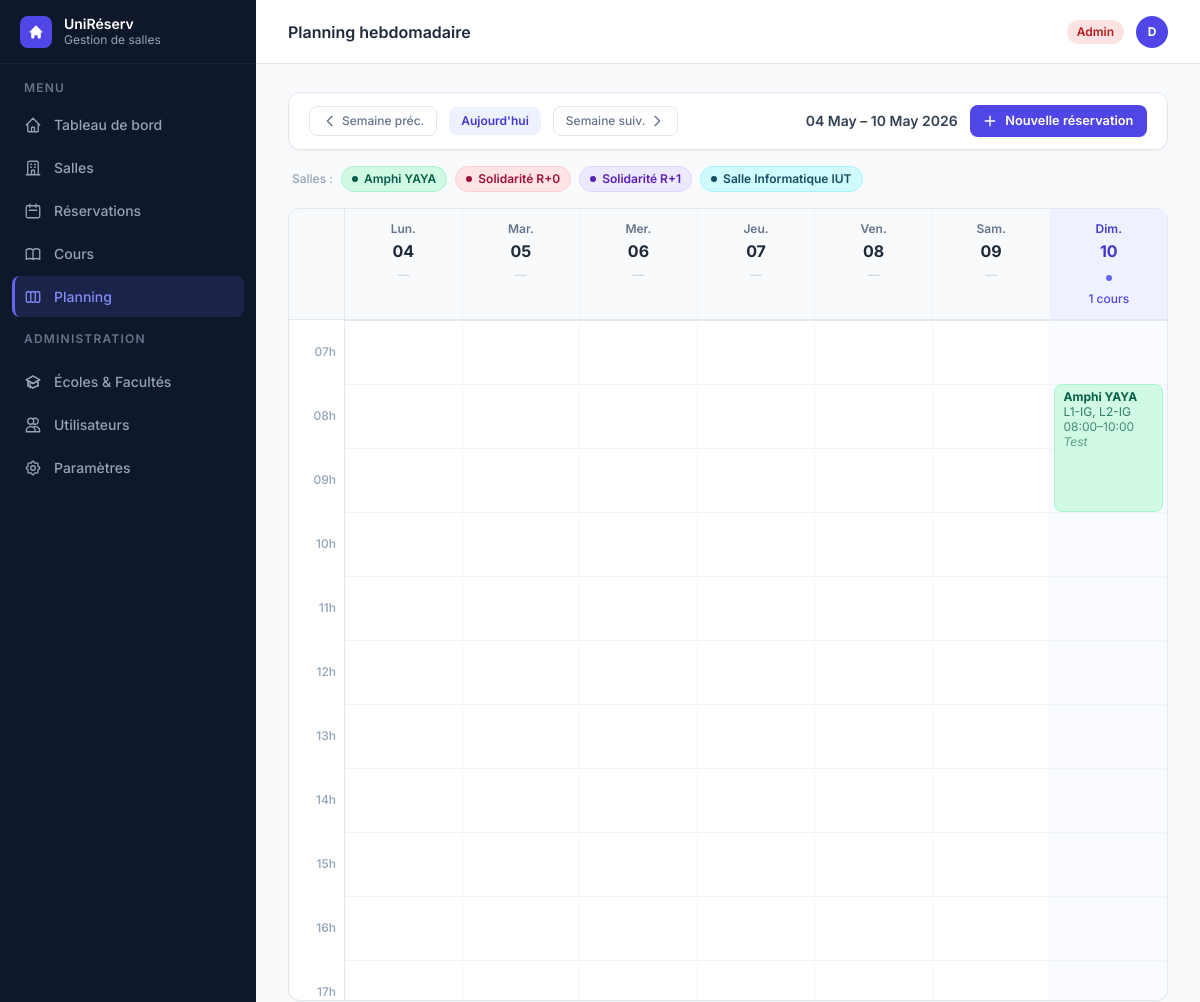
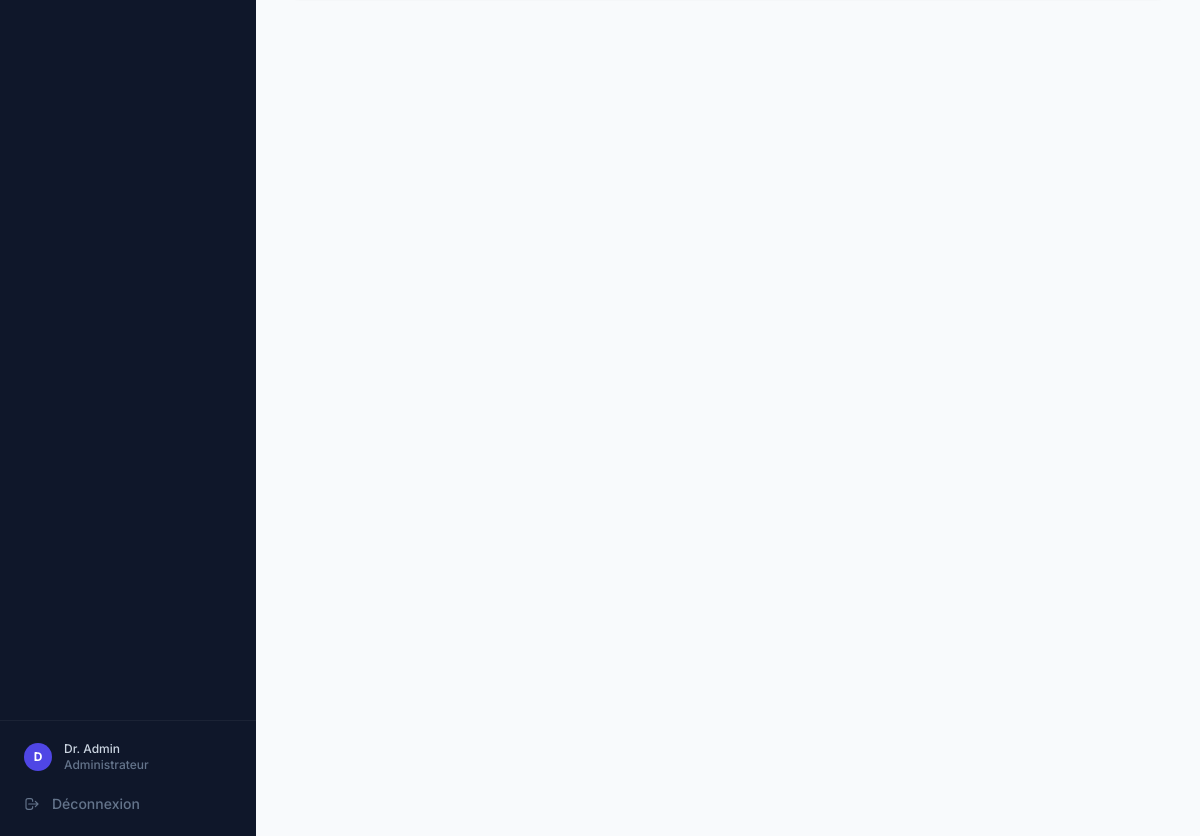
Page /planning (signed in) on the committed database (2 pictures, top to bottom).
### tables this page shows
CREATE TABLE utilisateurs (
            id               INTEGER PRIMARY KEY,
            nom              TEXT    NOT NULL,
            email            TEXT    NOT NULL UNIQUE,
            login            TEXT    NOT NULL UNIQUE,
            mot_de_passe     TEXT    NOT NULL,
            role             TEXT    NOT NULL,
            date_inscription TEXT    NOT NULL,
            matricule        TEXT,
            classe           TEXT,
            matiere          TEXT
        , ecole_id INTEGER, unite_formation_id INTEGER);

CREATE TABLE reservations (
            id              INTEGER PRIMARY KEY,
            salle_id        INTEGER NOT NULL,
            responsable_id  INTEGER NOT NULL,
            classe          TEXT    NOT NULL,
            date            TEXT    NOT NULL,
            heure_debut     TEXT    NOT NULL,
            heure_fin       TEXT    NOT NULL,
            matiere         TEXT    DEFAULT '',
            statut          TEXT    NOT NULL DEFAULT 'en_attente',
            date_creation   TEXT    NOT NULL, enseignant_id INTEGER,
            FOREIGN KEY (salle_id)       REFERENCES salles(id),
            FOREIGN KEY (responsable_id) REFERENCES utilisateurs(id)
        );

CREATE TABLE salles (
            id          INTEGER PRIMARY KEY,
            nom         TEXT    NOT NULL UNIQUE,
            capacite    INTEGER NOT NULL,
            equipements TEXT    NOT NULL DEFAULT '[]',
            disponible  INTEGER NOT NULL DEFAULT 1
        );

### gestion de salle/app.py (the view)
@app.route("/planning")
@login_required
def planning():
    bd, utilisateurs, salles_dict, toutes = get_data()
    debut_str = request.args.get("debut", "")
    try:
        debut_semaine = date.fromisoformat(debut_str)
    except ValueError:
        debut_semaine = date.today()
    debut_semaine -= timedelta(days=debut_semaine.weekday())  # → lundi
    fin_semaine = debut_semaine + timedelta(days=6)
    role      = session.get("user_role")
    u_courant = utilisateurs.get(session["user_id"])
    if role == "etudiant" and u_courant:
        classe    = getattr(u_courant, "classe", "")
        pool      = [r for r in toutes if r.classe == classe]
    else:
        pool = list(toutes)
    pool = [r for r in pool
            if debut_semaine <= r.date <= fin_semaine
            and r.statut in (StatutReservation.CONFIRMEE, StatutReservation.EN_ATTENTE)]
    HEURE_DEBUT   = 7
    HEURE_FIN     = 21
    HAUTEUR_HEURE = 64   # px
    noms_jours    = ["Lun.", "Mar.", "Mer.", "Jeu.", "Ven.", "Sam.", "Dim."]
    jours = []
    for i in range(7):
        d     = debut_semaine + timedelta(days=i)
        blocs = []
        for r in sorted(pool, key=lambda r: r.heure_debut):
            if r.date != d:
                continue
            dh = r.heure_debut.hour + r.heure_debut.minute / 60
            fh = r.heure_fin.hour   + r.heure_fin.minute   / 60
            top    = max(0, (dh - HEURE_DEBUT) * HAUTEUR_HEURE)
            height = max(28, (fh - dh) * HAUTEUR_HEURE)
            blocs.append({
                "r":      r,
                "top":    round(top),
                "height": round(height),
                "c":      COULEURS_SALLES[r.salle.id % len(COULEURS_SALLES)],
            })
        jours.append({
            "date":          d,
            "label":         noms_jours[i],
            "est_aujourd_hui": d == date.today(),
            "blocs":         blocs,
        })
    return render_template(
        "planning.html", active="planning",
        jours=jours,
        debut_semaine=debut_semaine,
        fin_semaine=fin_semaine,
        prev_semaine=(debut_semaine - timedelta(weeks=1)).isoformat(),
        next_semaine=(debut_semaine + timedelta(weeks=1)).isoformat(),
        grille_heures=list(range(HEURE_DEBUT, HEURE_FIN + 1)),
        hauteur_grille=(HEURE_FIN - HEURE_DEBUT) * HAUTEUR_HEURE,
        HAUTEUR_HEURE=HAUTEUR_HEURE,
        salles=list(salles_dict.values()),
        COULEURS_SALLES=COULEURS_SALLES,
        peut_gerer=peut_gerer_reservations(),
        StatutReservation=StatutReservation,
    )

### gestion de salle/templates/planning.html (shortened to what this page needs)
{% extends "base.html" %}
{% block heading %}Planning hebdomadaire{% endblock %}
{% block content %}
<div class="space-y-4">
  <div class="bg-white rounded-xl border border-slate-200 shadow-sm px-5 py-3 flex items-center justify-between gap-4">
    <div class="flex items-center gap-3">
      <a href="{{ url_for('planning', debut=prev_semaine) }}"
         class="inline-flex items-center gap-1 px-3 py-1.5 rounded-lg border border-slate-200 text-slate-500 hover:bg-slate-50 text-xs font-medium transition">
        <svg class="w-4 h-4" fill="none" stroke="currentColor" stroke-width="2" viewBox="0 0 24 24"><path stroke-linecap="round" stroke-linejoin="round" d="M15 19l-7-7 7-7"/></svg>
        Semaine préc.
      </a>
      <a href="{{ url_for('planning') }}"
         class="inline-flex items-center gap-1 px-3 py-1.5 rounded-lg bg-indigo-50 hover:bg-indigo-100 text-indigo-700 text-xs font-semibold transition">
        Aujourd'hui
      </a>
      <a href="{{ url_for('planning', debut=next_semaine) }}"
         class="inline-flex items-center gap-1 px-3 py-1.5 rounded-lg border border-slate-200 text-slate-500 hover:bg-slate-50 text-xs font-medium transition">
        Semaine suiv.
        <svg class="w-4 h-4" fill="none" stroke="currentColor" stroke-width="2" viewBox="0 0 24 24"><path stroke-linecap="round" stroke-linejoin="round" d="M9 5l7 7-7 7"/></svg>
      </a>
    </div>
    <div class="flex items-center gap-3">
      <span class="text-sm font-semibold text-slate-700">
        {{ debut_semaine.strftime('%d %b') }} – {{ fin_semaine.strftime('%d %b %Y') }}
      </span>
      {% if peut_gerer %}
      <a href="{{ url_for('reservation_ajouter') }}" class="btn-primary" style="font-size:0.8rem;padding:0.4rem 0.85rem">
        <svg class="w-3.5 h-3.5" fill="none" stroke="currentColor" stroke-width="2.5" viewBox="0 0 24 24"><path stroke-linecap="round" stroke-linejoin="round" d="M12 4v16m8-8H4"/></svg>
        Nouvelle réservation
      </a>
      {% endif %}
    </div>
  </div>
  {% if salles %}
  <div class="flex flex-wrap items-center gap-2 px-1">
    <span class="text-xs text-slate-400 font-medium">Salles :</span>
    {% for s in salles %}
    {% set c = COULEURS_SALLES[s.id % COULEURS_SALLES|length] %}
    <span class="inline-flex items-center gap-1.5 px-2.5 py-1 rounded-full text-xs font-semibold border"
          style="background:{{ c.bg }}; color:{{ c.text }}; border-color:{{ c.border }}">
      <span class="w-1.5 h-1.5 rounded-full" style="background:{{ c.text }}"></span>
      {{ s.nom }}
    </span>
    {% endfor %}
  </div>
  {% endif %}
  <div class="bg-white rounded-xl border border-slate-200 shadow-sm overflow-hidden">
    <div class="flex border-b border-slate-200 bg-slate-50">
      <div class="w-14 shrink-0 border-r border-slate-200"></div>
      {% for j in jours %}
      <div class="flex-1 px-2 py-3 text-center border-r border-slate-100 last:border-0
        {% if j.est_aujourd_hui %}bg-indigo-50{% endif %}">
        <p class="text-xs font-semibold {% if j.est_aujourd_hui %}text-indigo-700{% else %}text-slate-500{% endif %}">
          {{ j.label }}
        </p>
        <p class="text-base font-bold {% if j.est_aujourd_hui %}text-indigo-700{% else %}text-slate-800{% endif %} mt-0.5">
          {{ j.date.strftime('%d') }}
        </p>
        {% if j.est_aujourd_hui %}
        <span class="w-1.5 h-1.5 rounded-full bg-indigo-500 inline-block mt-0.5"></span>
        {% endif %}
        <p class="text-xs font-medium mt-1 {% if j.blocs %}text-indigo-600{% else %}text-slate-300{% endif %}">
          {% if j.blocs %}{{ j.blocs|length }} cours{% else %}—{% endif %}
        </p>
      </div>
      {% endfor %}
    </div>
    <div class="flex overflow-x-auto" style="max-height: 680px; overflow-y: auto;">
      <div class="w-14 shrink-0 border-r border-slate-200 relative"
           style="height: {{ hauteur_grille }}px">
        {% for h in grille_heures %}
        <div class="absolute w-full flex items-center justify-end pr-2"
             style="top: {{ (h - grille_heures[0]) * HAUTEUR_HEURE }}px; height: {{ HAUTEUR_HEURE }}px">
          <span class="text-xs text-slate-400 font-medium">{{ '%02d'|format(h) }}h</span>
        </div>
        {% endfor %}
      </div>
      {% for j in jours %}
      <div class="flex-1 relative border-r border-slate-100 last:border-0 min-w-0
        {% if j.est_aujourd_hui %}bg-indigo-50/30{% endif %}"
           style="height: {{ hauteur_grille }}px; min-width: 110px">
        {% for h in grille_heures %}
        <div class="absolute w-full border-t {% if loop.first %}border-slate-200{% else %}border-slate-100{% endif %}"
             style="top: {{ (h - grille_heures[0]) * HAUTEUR_HEURE }}px"></div>
        {% endfor %}
        {% for b in j.blocs %}
        <a href="{{ url_for('reservations') }}"
           class="absolute left-1 right-1 rounded-lg px-2 py-1 overflow-hidden border cursor-pointer hover:brightness-95 transition-all group"
           style="top: {{ b.top }}px; height: {{ b.height }}px;
                  background: {{ b.c.bg }}; color: {{ b.c.text }}; border-color: {{ b.c.border }}">
          <p class="text-xs font-bold leading-tight truncate">{{ b.r.salle.nom }}</p>
          {% if b.height >= 40 %}
          <p class="text-xs leading-tight truncate opacity-80">{{ format_classe(b.r.classe) }}</p>
          {% endif %}
          {% if b.height >= 56 %}
          <p class="text-xs leading-tight truncate opacity-70">
            {{ b.r.heure_debut.strftime('%H:%M') }}–{{ b.r.heure_fin.strftime('%H:%M') }}
          </p>
          {% endif %}
          {% if b.height >= 72 and b.r.matiere %}
          <p class="text-xs leading-tight truncate opacity-60 italic">{{ b.r.matiere }}</p>
          {% endif %}
        </a>
        {% endfor %}
      </div>
      {% endfor %}
    </div>
  </div>
  {% set total_blocs = jours | map(attribute='blocs') | map('length') | sum %}
</div>
{% endblock %}

### gestion de salle/templates/base.html (shortened to what this page needs)
<!DOCTYPE html>
<html lang="fr" class="h-full">
<head>
  <script src="https://cdn.tailwindcss.com"></script>
</head>
<body class="h-full bg-slate-50 flex" style="font-family:'Inter',sans-serif">
  <aside class="w-64 bg-slate-900 flex flex-col fixed inset-y-0 left-0 z-30" style="background:linear-gradient(180deg,#0f172a 0%,#0f172a 100%)">
    <div class="h-16 flex items-center gap-3 px-5 border-b border-white/5">
      <div class="w-8 h-8 rounded-lg bg-indigo-600 flex items-center justify-center shrink-0">
        <svg class="w-4 h-4 text-white" fill="currentColor" viewBox="0 0 20 20">
          <path d="M10.707 2.293a1 1 0 00-1.414 0l-7 7a1 1 0 001.414 1.414L4 10.414V17a1 1 0 001 1h2a1 1 0 001-1v-2a1 1 0 011-1h2a1 1 0 011 1v2a1 1 0 001 1h2a1 1 0 001-1v-6.586l.293.293a1 1 0 001.414-1.414l-7-7z"/>
        </svg>
      </div>
      <div>
        <p class="text-white font-semibold text-sm leading-tight">UniRéserv</p>
        <p class="text-slate-400 text-xs">Gestion de salles</p>
      </div>
    </div>
    <nav class="flex-1 px-3 py-4 space-y-0.5 overflow-y-auto">
      <p class="text-slate-500 text-xs font-semibold uppercase tracking-widest px-3 mb-2">Menu</p>
      <a href="{{ url_for('dashboard') }}" class="nav-item {% if active=='dashboard' %}nav-item-active{% else %}nav-item-inactive{% endif %}">
        Tableau de bord
      </a>
      <a href="{{ url_for('salles') }}" class="nav-item {% if active=='salles' %}nav-item-active{% else %}nav-item-inactive{% endif %}">
        <svg style="width:18px;height:18px" fill="none" stroke="currentColor" stroke-width="1.75" viewBox="0 0 24 24">
          <path stroke-linecap="round" stroke-linejoin="round" d="M19 21V5a2 2 0 00-2-2H7a2 2 0 00-2 2v16m14 0h2m-2 0h-5m-9 0H3m2 0h5M9 7h1m-1 4h1m4-4h1m-1 4h1m-5 10v-5a1 1 0 011-1h2a1 1 0 011 1v5m-4 0h4"/>
        </svg>
        Salles
      </a>
      <a href="{{ url_for('reservations') }}" class="nav-item {% if active=='reservations' %}nav-item-active{% else %}nav-item-inactive{% endif %}">
        <svg style="width:18px;height:18px" fill="none" stroke="currentColor" stroke-width="1.75" viewBox="0 0 24 24">
          <path stroke-linecap="round" stroke-linejoin="round" d="M8 7V3m8 4V3m-9 8h10M5 21h14a2 2 0 002-2V7a2 2 0 00-2-2H5a2 2 0 00-2 2v12a2 2 0 002 2z"/>
        </svg>
        Réservations
      </a>
      {% if session.user_role in ('admin', 'responsable') %}
      <a href="{{ url_for('cours_liste') }}" class="nav-item {% if active=='cours' %}nav-item-active{% else %}nav-item-inactive{% endif %}">
        Cours
      </a>
      {% endif %}
      <a href="{{ url_for('planning') }}" class="nav-item {% if active=='planning' %}nav-item-active{% else %}nav-item-inactive{% endif %}">
        Planning
      </a>
      {% if session.user_role == 'admin' %}
      <div class="pt-3 pb-1">
        <p class="text-slate-500 text-xs font-semibold uppercase tracking-widest px-3 mb-2">Administration</p>
      </div>
      <a href="{{ url_for('ecoles') }}" class="nav-item {% if active=='ecoles' %}nav-item-active{% else %}nav-item-inactive{% endif %}">
        Écoles & Facultés
      </a>
      <a href="{{ url_for('utilisateurs') }}" class="nav-item {% if active=='utilisateurs' %}nav-item-active{% else %}nav-item-inactive{% endif %}">
        <svg style="width:18px;height:18px" fill="none" stroke="currentColor" stroke-width="1.75" viewBox="0 0 24 24">
          <path stroke-linecap="round" stroke-linejoin="round" d="M12 4.354a4 4 0 110 5.292M15 21H3v-1a6 6 0 0112 0v1zm0 0h6v-1a6 6 0 00-9-5.197M13 7a4 4 0 11-8 0 4 4 0 018 0z"/>
        </svg>
        Utilisateurs
      </a>
      <a href="{{ url_for('parametres') }}" class="nav-item {% if active=='parametres' %}nav-item-active{% else %}nav-item-inactive{% endif %}">
        Paramètres
      </a>
      {% endif %}
    </nav>
    <div class="border-t border-white/5 p-3 space-y-0.5">
      <a href="{{ url_for('profil') }}" class="nav-item {% if active=='profil' %}nav-item-active{% else %}nav-item-inactive{% endif %} !py-2">
        <div class="w-7 h-7 rounded-full bg-indigo-600 flex items-center justify-center text-white text-xs font-bold shrink-0">
          {{ session.user_nom[0].upper() if session.user_nom else '?' }}
        </div>
        <div class="flex-1 min-w-0">
          <p class="text-slate-300 text-xs font-medium truncate">{{ session.user_nom }}</p>
          <p class="text-slate-500 text-xs truncate">
            {% if session.user_role == 'admin' %}Administrateur
            {% elif session.user_role == 'responsable' %}Responsable
            {% elif session.user_role == 'enseignant' %}Enseignant
            {% else %}Étudiant{% endif %}
          </p>
        </div>
      </a>
      <a href="{{ url_for('logout') }}" class="nav-item nav-item-inactive !text-slate-500 hover:!text-red-400">
        <svg style="width:16px;height:16px" fill="none" stroke="currentColor" stroke-width="1.75" viewBox="0 0 24 24">
          <path stroke-linecap="round" stroke-linejoin="round" d="M17 16l4-4m0 0l-4-4m4 4H7m6 4v1a3 3 0 01-3 3H6a3 3 0 01-3-3V7a3 3 0 013-3h4a3 3 0 013 3v1"/>
        </svg>
        Déconnexion
      </a>
    </div>
  </aside>
  <div class="ml-64 flex-1 flex flex-col min-h-screen">
    <header class="h-16 bg-white border-b border-slate-200 flex items-center justify-between px-8 sticky top-0 z-20">
      <h1 class="text-slate-800 font-semibold text-base">{% block heading %}{% endblock %}</h1>
      <div class="flex items-center gap-3">
        {% set role = session.user_role %}
        {% if role == 'admin' %}
          <span class="px-2.5 py-1 rounded-full text-xs font-semibold bg-red-100 text-red-700">Admin</span>
        {% elif role == 'responsable' %}
          <span class="px-2.5 py-1 rounded-full text-xs font-semibold bg-amber-100 text-amber-700">Responsable</span>
        {% elif role == 'enseignant' %}
          <span class="px-2.5 py-1 rounded-full text-xs font-semibold bg-blue-100 text-blue-700">Enseignant</span>
        {% else %}
          <span class="px-2.5 py-1 rounded-full text-xs font-semibold bg-indigo-100 text-indigo-700">Étudiant</span>
        {% endif %}
        <a href="{{ url_for('profil') }}" class="w-8 h-8 rounded-full bg-indigo-600 flex items-center justify-center text-white text-xs font-bold hover:bg-indigo-700 transition">
          {{ session.user_nom[0].upper() if session.user_nom else '?' }}
        </a>
      </div>
    </header>
    <main class="flex-1 px-8 py-7">
      {% block content %}{% endblock %}
    </main>
  </div>
</body>
</html>

### rows in the picture
utilisateurs: user_nom "Dr. Admin"
reservations: strftime "10 May 2026", classe "L1-IG, L2-IG", r.matiere "Test"
salles: nom "Amphi YAYA", r.salle.nom "Amphi YAYA"
salles: nom "Solidarité R+0"
salles: nom "Solidarité R+1"
salles: nom "Salle Informatique IUT"

### other values in the picture
{{ session.user_nom[0].upper() if session.user_nom else '?' }} "D"
{{ debut_semaine.strftime('%d %b') }} "04 May"
{{ j.label }} "Lun." "Mar." "Mer." "Jeu." "Ven." "Sam." "Dim."
{{ j.date.strftime('%d') }} "04" "05" "06" "07" "08" "09" "10"
{{ j.blocs|length }} "1"
{{ '%02d'|format(h) }} "07" "08" "09" "10" "11" "12" "13" "14" "15" "16" "17"
{{ b.r.heure_debut.strftime('%H:%M') }} "08:00"
{{ b.r.heure_fin.strftime('%H:%M') }} "10:00"
